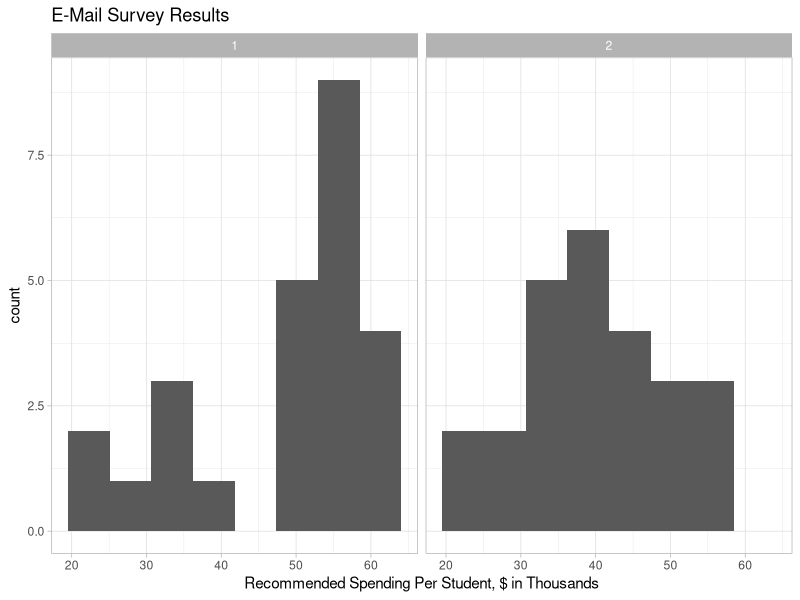
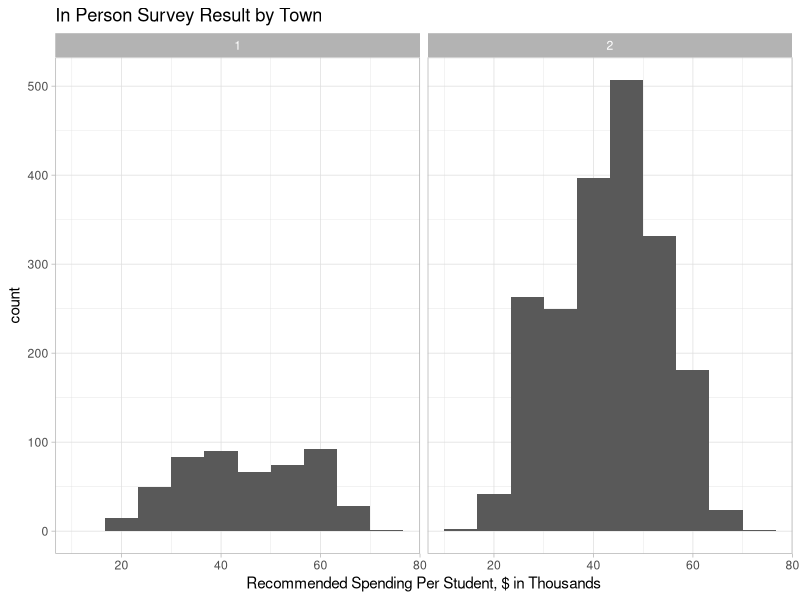

Write R code to recreate these figures, in order.
## ---- chunk 1
library(dplyr)
library(tidyr)
library(ggplot2)
library(readxl)
library(ggthemes)
library(magrittr)
## ---- chunk 2
Samples <- readxl::read_xlsx("Data/SamplesLab2.xlsx")
## ---- chunk 3
#Mean and SD for each town
Samples %>% group_by(town) %>% summarise(MeanResponse = mean(response), sdResponse = sd(response), Responses = n())

## ---- chunk 4
#Look at Balance by District by Town
Samples %>% group_by(town, District) %>% summarise(MeanResponse = mean(response), sdResponse = sd(response), Responses = n())

## ---- chunk 5
#weighted sample

#first pull in the data for each district's percent of residents with email
PercentWithEmail<-read_xlsx("Data/PercentWithEmail.xlsx", sheet="districts")

#Join to respondants
RespondWithEmail <- inner_join(Samples, PercentWithEmail, by=c("town", "District"))

#Create Weighted Response field, Group on Town, summarise mean and Std Dev
RespondWithEmail %>% mutate(WeightedResponse = 1/PctWithEMail * response) %>% group_by(town) %>% summarise(TotalWeight = sum(1/PctWithEMail), TotalWeightedResponse = sum(WeightedResponse)) %>% mutate(MeanResponse = TotalWeightedResponse/TotalWeight)

## ---- chunk 6
FaceSurvey<-read_xlsx("Data/facesurvey.xlsx", sheet="faceSurvey")

FaceSurvey %>% group_by(town) %>% summarise(Mean=mean(response))

## ---- chunk 7
RespondWithEmail %>% ggplot(aes(x=response)) +geom_histogram(bins = 8) + theme_light() + facet_grid(~town) + ggtitle("E-Mail Survey Results") + scale_x_continuous("Recommended Spending Per Student, $ in Thousands")

## ---- chunk 8
FaceSurvey %>% ggplot(aes(x=response)) +geom_histogram(bins = 10) + theme_light() + facet_grid(~town) + ggtitle("In Person Survey Result by Town") + scale_x_continuous("Recommended Spending Per Student, $ in Thousands")

